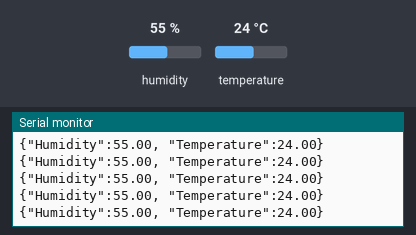
Bench run of a sketch on a simulated Arduino Uno, built with avr-gcc and run on an emulated ATmega328P. On the bench: the last lines printed to the serial monitor. The test bench sets the inputs (shaded band); at power-on: humidity 55 %, temperature 24 °C.

Above: at 3.3 s.
3.4 s: humidity set to 22 %
At 4.9 s:
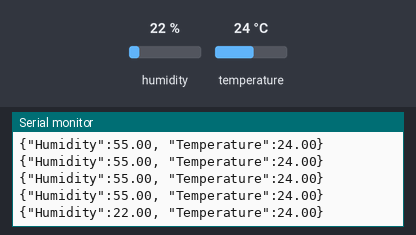
6.2 s: temperature set to 12 °C
At 6.9 s:
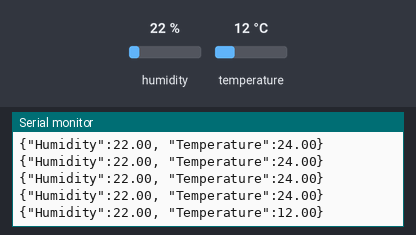
9.0 s: humidity set to 40 %
At 9.5 s:
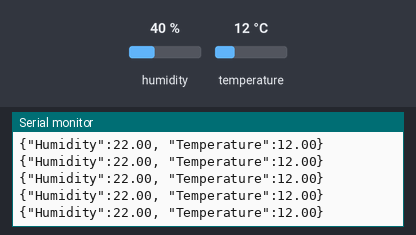
Timing chart, 0 to 12.0 s (numbered marks = the images above; inputs shaded):
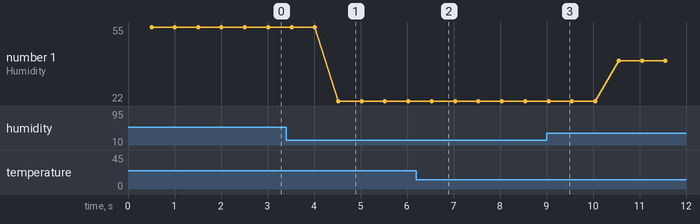

Measured:
- after the input at 3.4 s, the serial monitor: prints a new line after 1.1 s (image 1)
- after the input at 6.2 s, the serial monitor: prints a new line after 0.33 s (image 2)
- plotted number 1: 55 → 22 after the input at 3.4 s, 22 → 40 after the input at 9.0 s

The sketch:

check_cold.ino
```cpp
// Example testing sketch for various DHT humidity/temperature sensors
// Written by ladyada, public domain

#include "DHT.h"

#define DHTPIN 2     // what digital pin we're connected to

// Uncomment whatever type you're using!
//#define DHTTYPE DHT11   // DHT 11
#define DHTTYPE DHT22   // DHT 22  (AM2302), AM2321
//#define DHTTYPE DHT21   // DHT 21 (AM2301)

// Connect pin 1 (on the left) of the sensor to +5V
// NOTE: If using a board with 3.3V logic like an Arduino Due connect pin 1
// to 3.3V instead of 5V!
// Connect pin 2 of the sensor to whatever your DHTPIN is
// Connect pin 4 (on the right) of the sensor to GROUND
// Connect a 10K resistor from pin 2 (data) to pin 1 (power) of the sensor

// Initialize DHT sensor.
// Note that older versions of this library took an optional third parameter to
// tweak the timings for faster processors.  This parameter is no longer needed
// as the current DHT reading algorithm adjusts itself to work on faster procs.
DHT dht(DHTPIN, DHTTYPE);

void setup() {
  Serial.begin(9600);
  dht.begin();
}

void loop() {
  // Wait a few seconds between measurements.
  delay(500);

  // Reading temperature or humidity takes about 250 milliseconds!
  // Sensor readings may also be up to 2 seconds 'old' (its a very slow sensor)
  float h = dht.readHumidity();
  // Read temperature as Celsius (the default)
  float t = dht.readTemperature();

  // Check if any reads failed and exit early (to try again).
  if (isnan(h) || isnan(t)) {
    Serial.println("{Failed to read from DHT sensor!}");
    return;
  }

  Serial.print("{\"Humidity\":");
  Serial.print(h);
  Serial.print(", ");
  Serial.print("\"Temperature\":");
  Serial.print(t);
  Serial.print("}\n");
}
```
